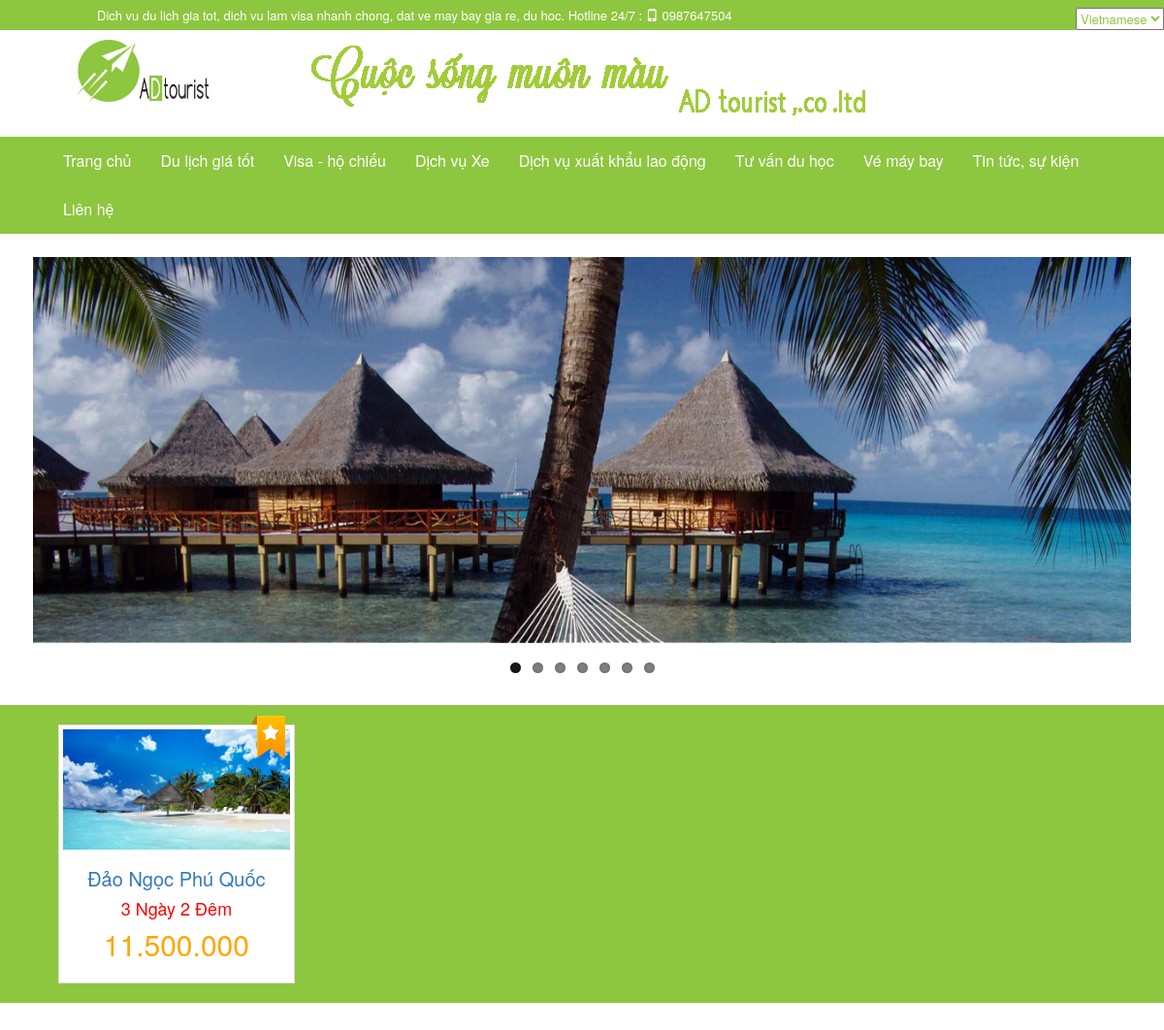
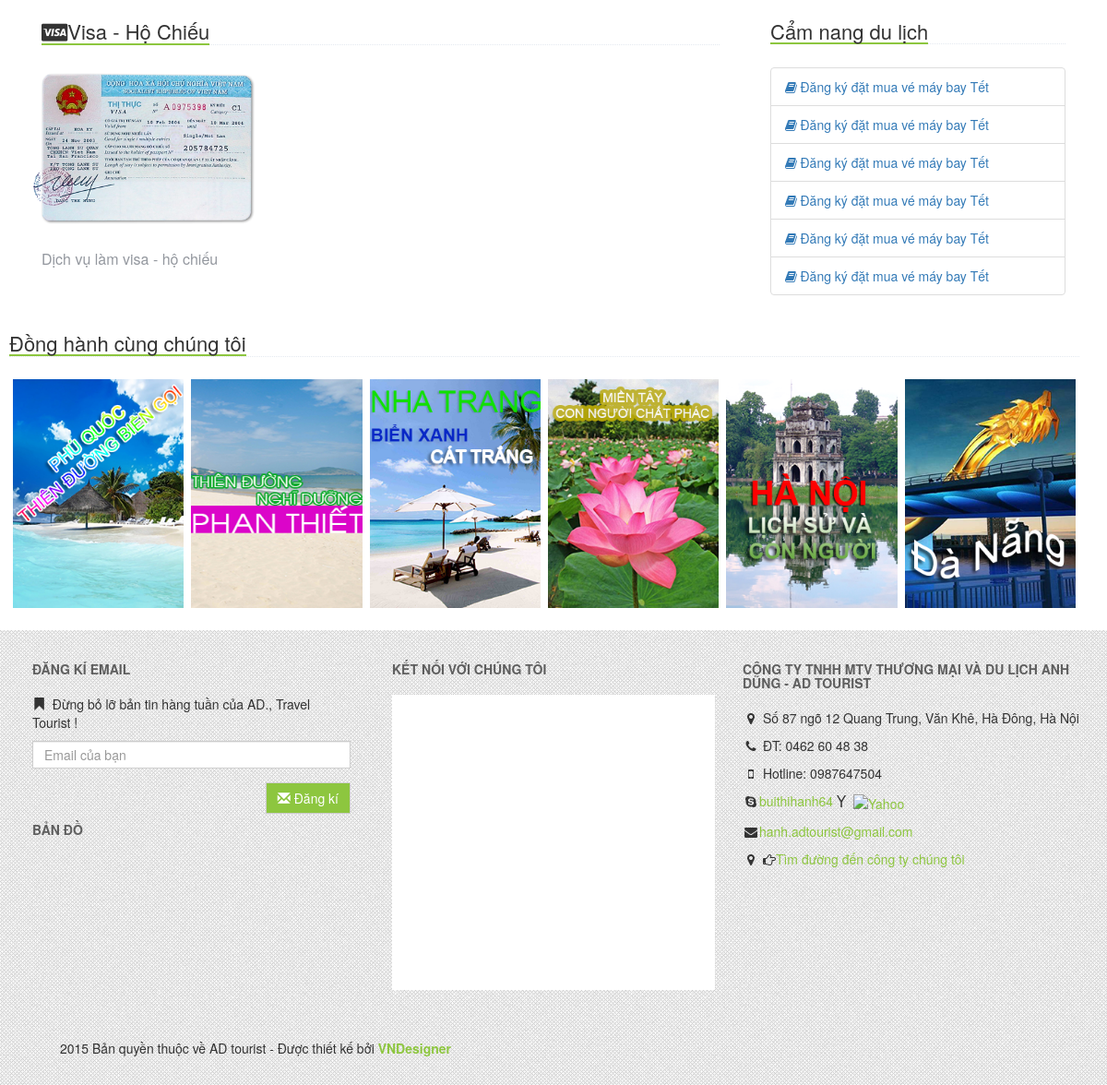
The page / on the database its author committed (2 pictures, top to bottom).
### tables this page shows
CREATE TABLE IF NOT EXISTS `tour_content` (
  `tour_content_code` int(11) NOT NULL AUTO_INCREMENT,
  `tour_region_code` int(11) NOT NULL,
  `title` varchar(255) NOT NULL,
  `time` varchar(20) NOT NULL,
  `total_cost` varchar(255) NOT NULL,
  `content` text,
  `content_cost` text,
  `description` varchar(255) DEFAULT NULL,
  `image` varchar(100) DEFAULT NULL,
  `update_at` datetime NOT NULL,
  `create_at` datetime NOT NULL,
  `tour_country_code` int(11) NOT NULL,
  `possition` text NOT NULL,
  `image_relate` text NOT NULL,
  PRIMARY KEY (`tour_content_code`)
);

CREATE TABLE IF NOT EXISTS `passport_visa_offers` (
  `passport_visa_offer_code` int(11) NOT NULL AUTO_INCREMENT,
  `passport_visa_code` int(11) NOT NULL,
  `title` varchar(255) NOT NULL,
  `description` varchar(255) NOT NULL,
  `content` text NOT NULL,
  `image` varchar(100) NOT NULL,
  `update_at` datetime NOT NULL,
  `create_at` datetime NOT NULL,
  PRIMARY KEY (`passport_visa_offer_code`)
);

CREATE TABLE IF NOT EXISTS `partners` (
  `partner_code` int(11) NOT NULL AUTO_INCREMENT,
  `partner_image` varchar(255) NOT NULL,
  `partner_link` varchar(255) NOT NULL,
  PRIMARY KEY (`partner_code`)
);

### model/database.php (called while the page is built, shortened)
<?php
function get_all($table,$select = '*'){
	$sql = "SELECT $select FROM $table";
	$query = mysql_query($sql) or die(mysql_error());
	$data = array();
	if(mysql_num_rows($query) > 0)
	{
		while($row = mysql_fetch_assoc($query))
			$data[] = $row;
	}
	return $data;
}
?>

### controllers/home/index.php (called while the page is built, shortened)
<?php
	$tour = get_all('tour_content');
	$tour = array_reverse($tour);
	$tour = get_number_from_array($tour,6);
	$visa = get_all('passport_visa_offers');
	$partner = get_all('partners');
	$lang = get_lang();
	require_once(BASEPATH.'view/home/index.php');
 ?>

### library/function.php (called while the page is built, shortened)
<?php
function get_lang(){
	if(isset($_GET['lang']) &&  $_GET['lang'] == 'en'){
		return 'en';
	}
	else return 'vi';
}
function get_number_from_array($array, $i){
	$data = array();
	$i = 0;
	foreach ($array as $key) {
		$data[] = $key;
	}
	return $data;
}
?>

### view/home/show_tour.php (the view)
<?php
  foreach($tour as $value):
 ?>
<div class="col-md-3 tour">
    <div class="thumbnail tour_detail">
    	<a  href='index.php?lang=<?php echo $lang ?>&amp;controller=tour&amp;action=tour_detail&amp;tour_content_code=<?php echo $value["tour_content_code"] ?>'><img class="overimg"  src=<?php echo $value['image'] ?> alt="" class="responsive-img" /></a>
            <div class="caption">
               		<h4 class="text-center tour_title">
                  		<a href='index.php?lang=<?php echo $lang ?>&amp;controller=tour&amp;action=tour_detail&amp;tour_content_code=<?php echo $value["tour_content_code"] ?>'><?php echo $value['title'] ?></a>
               		</h4>
               		<h4 class="text-center tour_time">
               			  <?php echo $value['time'] ?>
               		</h4>
               		<h4 class="text-center tour_cost">
               			  <?php echo $value['total_cost'] ?>
               		</h4>
               </div>
    </div>
</div>
<?php endforeach ?>

### view/home/show_visa_news.php
<div class="col-md-8 visas-wrap">
	<div class="row visa_title">
		<h2><i class="fa fa-cc-visa"></i><?php echo $lang =='en' ? 'Visa - Passport' : 'Visa - Hộ Chiếu' ?></h2>
	</div>
	<div class="row visa_content">
		<?php foreach ($visa as $value):?>
			<div class="col-md-4 col-sm-4 col-xs-6 visa-col">
				<div class="thumbnail visa-wrap">
					<a href="index.php?lang=<?php echo $lang ?>&amp;controller=visa&amp;action=servicevisa&amp;passport_visa_code=<?php echo $value['passport_visa_code']; ?>&amp;pass_offer=<?php echo $value['passport_visa_offer_code'] ?>"><img src=<?php echo $value['image'] ?> class="responsive-img overimg"></a>
					<div class="caption">
					<h3><a href="index.php?lang=<?php echo $lang ?>&amp;controller=visa&amp;action=servicevisa&amp;passport_visa_code=<?php echo $value['passport_visa_code']; ?>&amp;pass_offer=<?php echo $value['passport_visa_offer_code'] ?>"><?php echo $value['title'] ?></a></h3>
				</div>
			</div>
		</div>
		<?php endforeach ?>
	</div>
</div>
<div class="col-md-4 news-wrap">
	<div class="row news_title">
		<h2><?php echo $lang =='en' ? 'Handbook tourist' : 'Cẩm nang du lịch' ?></h2>
	</div>
	<div class="row news_content" >
	<ul class="list-group">
		<li class="list-group-item"><a href="#"><i class="fa fa-book">&nbsp;</i>Đăng ký đặt mua vé máy bay Tết</a></li>
		<li class="list-group-item"><a href="#"><i class="fa fa-book">&nbsp;</i>Đăng ký đặt mua vé máy bay Tết</a></li>
		<li class="list-group-item"><a href="#"><i class="fa fa-book">&nbsp;</i>Đăng ký đặt mua vé máy bay Tết</a></li>
		<li class="list-group-item"><a href="#"><i class="fa fa-book">&nbsp;</i>Đăng ký đặt mua vé máy bay Tết</a></li>
		<li class="list-group-item"><a href="#"><i class="fa fa-book">&nbsp;</i>Đăng ký đặt mua vé máy bay Tết</a></li>
		<li class="list-group-item"><a href="#"><i class="fa fa-book">&nbsp;</i>Đăng ký đặt mua vé máy bay Tết</a></li>
	</ul>
	</div>
</div>

### view/home/show_partner.php
<div class="col-md-12 partner_wrap">
	<div class="partner_title row">
		<h3><?php echo $lang =='en'? 'Accompanying us': 'Đồng hành cùng chúng tôi'  ?></h3>
	</div>
	<div class="partner_slide row">
		<div class="partner_slide_wrap">
			<?php foreach ($partner as $key) {
				echo '<div class="thumbnail col-md-2 col-xs-2 col-sm-2">';
					echo '<a href='.$key['partner_link'].'>'.'<img src="'.$key['partner_image'].'" class="overimg"></a>';
				echo '</div>';
			} ?>
		</div>
	</div>
</div>

### asset/css/style.css (style rules this page uses)
.row { margin-right: 0px; }
.tour_title { font-size: 20px; }
.tour_time { color: red; }
.tour_cost { color: orange; font-size: 30px; }
.thumbnail { border-radius: 0px; }
.tour { padding-top: 20px; }
.tour_detail > a > img, .tour_detai2 > a > img { height: 124px; }
.tour_detail::after { content: " "; background: url("../image/common/label.png") top center no-repeat; width: 35px; height: 44px; position: absolute; top: 11px; right: 25px; }
.visa_title h2 { font-size: 22px; border-bottom: 2px solid #8dc63f; display: inline-block; margin-bottom: -1px; }
.visa_title { border-bottom: 1px dotted #e4e9f0; display: block; margin-bottom: 25px; margin-left: 20px; }
.visa_content { margin-left: 7px; }
.caption h3 { font-size: 16px; color: #94989F; }
.caption h3 a { color: #94989F; }
.news_title h2 { font-size: 22px; display: inline-block; border-bottom: 2px solid #8dc63f; margin-bottom: -1px; }
.news_title { border-bottom: 1px dotted #e4e9f0; display: block; margin-bottom: 25px; margin-left: 10px; margin-right: 30px; }
.visa-wrap { border:0px; }
.visa-col { padding-left: 0px; padding-right: 0px; }
.visas-wrap { padding-left: 40px; }
.news-wrap { padding-left: 30px; }
.news_content { margin-left: 10px; margin-right: 30px; }
.partner_title { display: block; border-bottom: 1px dotted #e4e9f0; margin-bottom: 20px; }
.partner_title h3 { font-size: 22px; border-bottom: 2px solid #8dc63f; display: inline-block; margin-bottom: 0px; }
.partner_wrap { padding-left: 40px; padding-right:30px; }
.partner_slide_wrap > .thumbnail { border : 0px; }

### rows shown on the page
tour_content: image (picture), title "Đảo Ngọc Phú Quốc", time "3 Ngày 2 Đêm", total_cost "11.500.000"
passport_visa_offers: image (picture), title "Dịch vụ làm visa - hộ chiếu"
partners: partner_image (picture)
partners: partner_image (picture)
partners: partner_image (picture)
partners: partner_image (picture)
partners: partner_image (picture)
partners: partner_image (picture)
